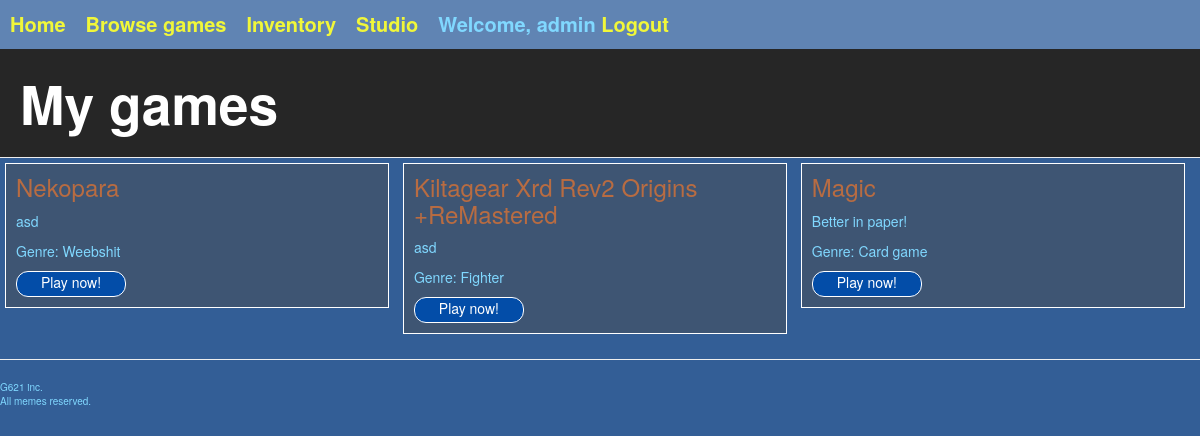
Screenshot of /inventory/ (signed in) with the database file from the repository.
### gameshop/models.py (models this page shows, shortened)
class Profile(models.Model):
    user = models.OneToOneField(User, on_delete=models.CASCADE)
    activated = models.BooleanField(default=False)
    link = models.CharField(max_length=50, default='')
    def gamesBought(self):
        return Game.objects.filter(bought=self).all()

class Game(models.Model):
    id = models.AutoField(auto_created=True, primary_key=True)
    name = models.CharField(max_length=50)
    description = models.TextField(max_length=500)
    genre = models.ForeignKey(Genre, on_delete=models.CASCADE)
    sales = models.IntegerField(default=0)
    price = models.IntegerField(default=0)
    owner = models.ForeignKey(Developer, on_delete=models.CASCADE)
    url = models.CharField(max_length=300, default='http://webcourse.cs.hut.fi/example_game.html')
    bought = models.ManyToManyField(Profile, blank=True, through="Game_state")

class Genre(models.Model):
    name = models.CharField(max_length=20)
    def __str__(self):
        return self.name

### gameshop/views.py (the view)
# urls.py: path('inventory/', inventory),
@login_required(login_url='/login/')
def inventory(request):
    template = loader.get_template("gameshop/inventory/inventory.html")
    context = getUserContext(request.user)
    return HttpResponse(template.render(context))

### gameshop/helpers.py (called while the page is built)
def getUserContext(user):
    if not user or user.is_anonymous:
        return { "profile": None, "developer": None }
    try:
        profile = Profile.objects.get(user=user)
    except Profile.DoesNotExist:
        profile = None
    try:
        developer = Developer.objects.get(profile=profile)
    except Developer.DoesNotExist:
        developer = None
    return { "profile": profile, "developer": developer }

### gameshop/templates/gameshop/inventory/inventory.html
{% extends "gameshop/generic.html" %}
{% block pageHeader %}
  <div class="page-header">
    <h1>
      My games
    </h1>
  </div>
{% endblock %}
{% block content %}
  {% if not profile %}
    <p>Please log in!</p>
  {% else %}
    <div id="inventory">
      {% for game in profile.gamesBought %}
        <div class="store-block">
          <h3>{{ game.name }}</h3>
          <p class="game-description">
            {{ game.description }}
          </p>
          <p>Genre: {{ game.genre }}</p>
          <form action="/gamescreen/{{ game.id }}/">
            <input class="play-now-button" type="submit" value="Play now!" />
          </form>
        </div>
      {% endfor %}
    </div>
  {% endif %}
{% endblock %}

### gameshop/templates/gameshop/common/link_header.html
<div class="link-header">
  <div class="grid-container">
    <div class="grid-item1"><a href="/">Home</a></div>
    <div class="grid-item2"><a href="/shop/">Browse games</a></div>
    <div class="grid-item3"><a href="/inventory/">Inventory</a></div>
    {% if developer %}
      <div class="grid-item5"><a href="/studio/">Studio</a></div>
    {% endif %}
    {% if profile %}
      <div class="grid-login">
        Welcome, {{ profile.user.username }}
        <a href="/logout/">Logout</a>
      </div>
    {% else %}
      <div class="grid-login">
        <a href="/login/">Login</a>
      </div>
    {% endif %}
  </div>
</div>

### gameshop/static/css/gameshop.css (style rules this page uses)
:root { --page-bg: #335E96; --page-header-bg: #262626; --page-header-txt: #FFFFFF; --header-bg: #6084B3; --text: #80D8FF; --link: #F1F739; --head: #B86C42; --store-block-bg: #3E5573; --store-block-border: #FFFFFF; --shop-buy-button: #FFFFFF; --disabled: #727984; --disabled-bg: #c7c8c9; --buy-button-txt: #3a6041; --buy-button-bg: #06cc2d; --play-button-bg: #034da8; }
input, select, textarea, .submit { color: #21213d; }
.page-header { background-color: var(--page-header-bg); margin: 0; padding: 15px 15px 15px 20px; }
h1, h2, h3, h4, h5, h6, h7 { color: var(--head); margin-top: 0; }
.page-header h1, .page-header h1 a, .page-header h1 a:visited, .page-header h1 a:active { color: var(--page-header-txt); font-size: 40pt; font-weight: 900; margin-top: 10px; margin-bottom: 10px; }
.store-block { background-color: var(--store-block-bg); border: solid 1px var(--store-block-border); padding: 10px; margin: 5px; width: 32%; display: inline-table; }
.play-now-button, .submit-game, .shop_buy { background-color: var(--head); color: var(--shop-buy-button); display: inline-block; text-decoration: none; padding: 8px 16px; border: solid 1px var(--shop-buy-button); }
a { color: var(--link); }
form { color: var(--head); }
body { background-color: var(--page-bg); padding: 0; color: var(--text); }
.link-header { background-color: var(--header-bg); font-size: 15pt; padding: 10px; font-weight: bold; }
.grid-container { display: inline-grid; grid-template-areas: "item1 item2 item3 item4 item5" "login login login login login"; grid-column-gap: 20px; }
.play-now-button { background-color: var(--play-button-bg); color: var(--shop-buy-button); display: inline-block; text-decoration: none; padding-top: 0px; padding-bottom: 4px; border: solid 1px var(--shop-buy-button); border-radius: 12px; width:110px; }

### rows the page displays
Profile: user.username "admin"
Game: name "Nekopara", description "asd", genre "Weebshit"
Game: name "Kiltagear Xrd Rev2 Origins +ReMastered", description "asd", genre "Fighter"
Game: name "Magic", description "Better in paper!", genre "Card game"
